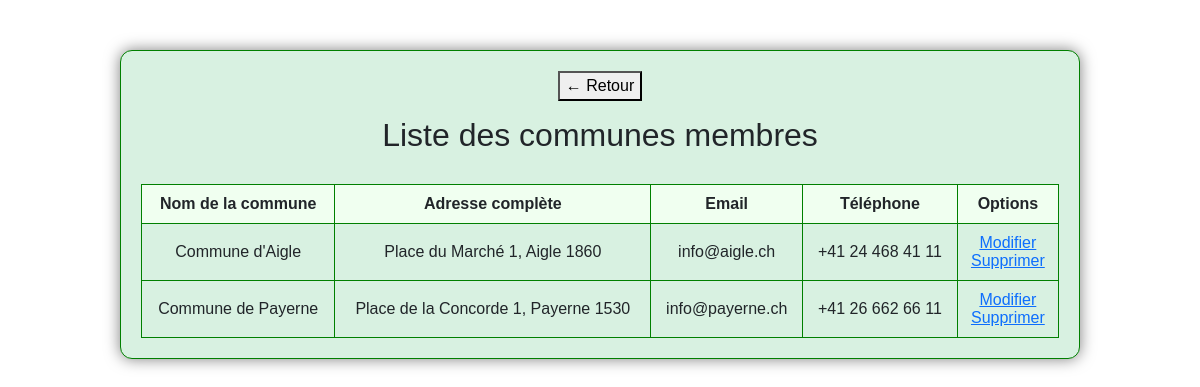
/src/php/View/Listes/ListeCommunePage.php, run on the app's committed database.
### tables this page shows
CREATE TABLE `t_communes` (
  `ID_commune` int(11) UNSIGNED NOT NULL,
  `comName` varchar(100) NOT NULL,
  `comAdress` varchar(150) NOT NULL,
  `comNPA` int(4) NOT NULL,
  `comCity` varchar(100) NOT NULL,
  `comEmail` varchar(255) NOT NULL,
  `comTel` varchar(20) NOT NULL,
  `comInscription` tinyint(1) NOT NULL
);

### src/php/Model/database.php (called while the page is built, shortened)
<?php
    class Database
    {
        private $connector;
        private static $instance = null;
        private function __construct()
        {
            try
            {
                $this->connector = new PDO(DB, USER, $this->getPassword());
            }
            catch (PDOException $e)
            {
                die('Erreur : ' . $e->getMessage());
            }
        }
        public static function getInstance()
        {
            if(is_null(self::$instance))
            {
                self::$instance = new Database();
            }
            return self::$instance;
        }
        private function getPassword()
        {
            $readJSONFile = file_get_contents(__DIR__.'/../../json/secret.json');
            $array = json_decode($readJSONFile, TRUE);
            return $array["password"];
        }
        private function querySimpleExecute($query)
        {
            return $this->connector->query($query);
        }
        private function formatData($req)
        {
            return $req->fetchAll(PDO::FETCH_ASSOC);
        }
        public function GetAllCommunes()
        {
            $query = "SELECT ID_commune, comName, comAdress, comNPA, comCity, comEmail, comTel, comInscription FROM t_communes ";
            $prepareTemp = $this->querySimpleExecute($query);
            $prepareTabTemp = $this->formatData($prepareTemp);
            return $prepareTabTemp;
        }
}
?>

### src/php/View/Listes/ListeCommunePage.php (the view, shortened to what this page needs)
<?php
require_once('../../Model/database.php');
$db = Database::getInstance();
$communes = $db->GetAllCommunes();
?>
<html lang="fr">
    <head>
        <link rel="stylesheet" href="https://cdn.jsdelivr.net/npm/bootstrap@5.2.3/dist/css/bootstrap.min.css">
        <link rel="stylesheet" href="../../../../ressources/css/codepen.css">
    </head>
    <body>
        <div class="table-container">
            <button onclick="history.back()" style="margin-bottom: 15px;">← Retour</button>
            <h2>Liste des communes membres</h2>
            <table>
                <tr>
                    <th>Nom de la commune</th>
                    <th>Adresse complète</th>
                    <th>Email</th>
                    <th>Téléphone</th>
                    <th>Options</th>
                </tr>
                <?php
                    foreach($communes as $commune)
                    {
                        if($commune['comInscription'] == 1)
                        {
                        echo '<tr><td>' . $commune["comName"] . '</td>';
                        echo "<td>" . $commune["comAdress"] . ", " . $commune["comCity"] . " " . $commune["comNPA"] . "</td>";
                        echo "<td>" . $commune["comEmail"] . "</td>";
                        echo "<td>" . $commune["comTel"] . "</td>";
                        echo '<td><a class="LinksOptions" href="../Modify/ModifyCommunePage.php?ID=' . $commune["ID_commune"] .'">Modifier</a><br>
                        <a class="LinksOptionsDel" href="../../Controller/DeletePages/DeleteCommune.php?ID=' . $commune["ID_commune"] . '" onclick="return deleteCheck();">Supprimer</a>';
                        }
                    }
                ?>
            </table>
        </div>
    </body>
</html>

### ressources/css/codepen.css (style rules this page uses)
body { margin: 0; font-family: Arial, sans-serif; background-image: url("../../userContent/img/background-image.jpg"); background-size: cover; }
.table-container { background-color: #d8f1e1; margin: 50px auto; padding: 20px; width: 80%; border: 1px solid green; border-radius: 12px; text-align: center; box-shadow: 0 0 15px rgba(0, 0, 0, 0.5); }
h2 { text-align: center; margin-bottom: 20px; }
table { width: 100%; border-collapse: collapse; background-color: transparent; }
th, td { border: 1px solid green; padding: 10px; text-align: center; }
th { background-color: #f0fff0; }
h2 { text-align: center; margin-bottom: 30px; }

### data on the page
t_communes: comName "Commune d'Aigle", comAdress "Place du Marché 1", comCity "Aigle", comNPA "1860", comEmail "info@aigle.ch", comTel "+41 24 468 41 11"
t_communes: comName "Commune de Payerne", comAdress "Place de la Concorde 1", comCity "Payerne", comNPA "1530", comEmail "info@payerne.ch", comTel "+41 26 662 66 11"
